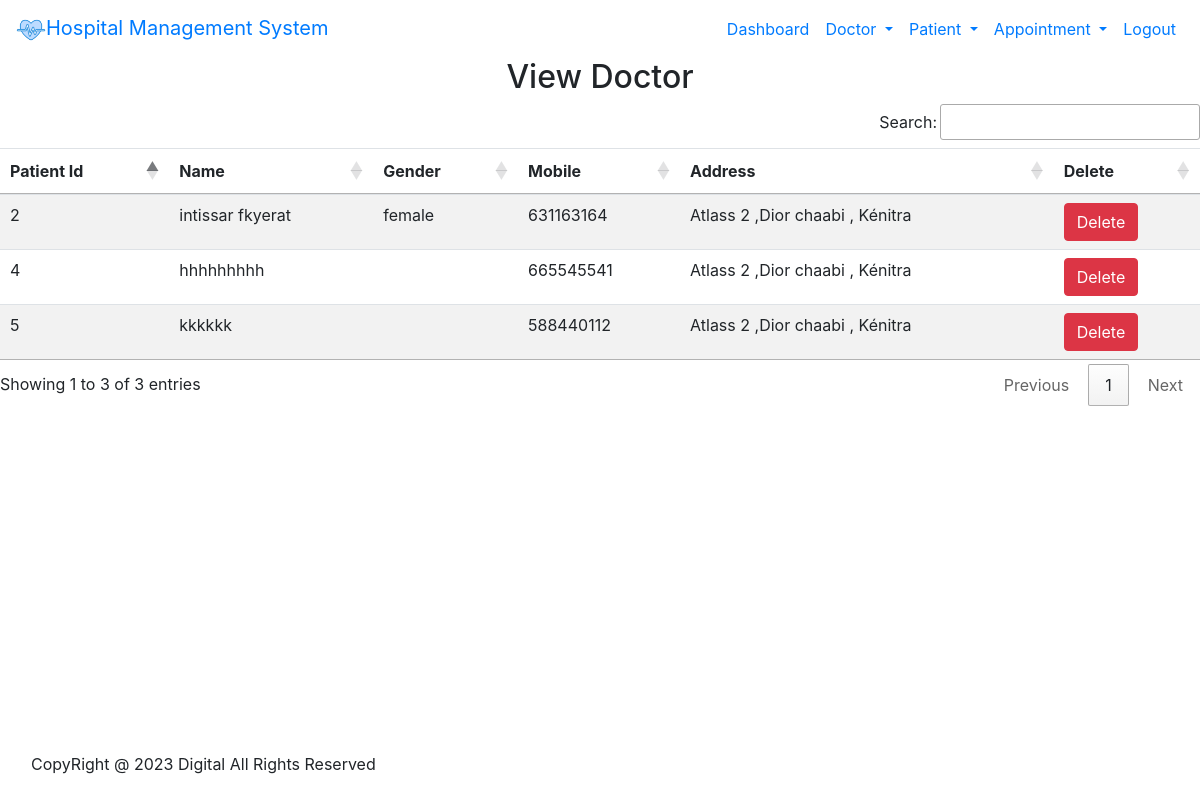
Page /view_patient/ (signed in) on the committed database.
### santé/models.py (models this page shows, shortened)
class Patient(models.Model):
    name = models.CharField(max_length=50)
    gender = models.CharField(max_length=50)
    mobile = models.IntegerField()
    address = models.TextField()

### santé/views.py (the view)
# urls.py: path('view_patient/', views.view_patient, name='view_patient'),
def view_patient(request):
    if not request.user.is_staff:
        return redirect('login')
    pat = Patient.objects.all()
    d = {'pat': pat}
    return render(request,'view_patient.html',d)

### template/view_patient.html
{% include 'base.html' %}
{% load static %}
{% include 'nav.html' %}
{% include 'footer.html' %}
<div>
    <h2 class="text-center">View Doctor</h2>
    <table id="example" class="table table-striped">
        <thead>
        <tr>
            <th>Patient Id</th>
            <th>Name</th>
            <th>Gender</th>
            <th>Mobile</th>
            <th>Address</th>
            <th>Delete</th>
        </tr>
        </thead>
        <tbody>
          {% for i in pat %}
          <tr>
              <td>{{i.id}}</td>
              <td>{{i.name}}</td>
              <td>{{i.gender}}</td>
              <td>{{i.mobile}}</td>
               <td>{{i.address}}</td>
              <td><a href="{% url 'delete_patient' i.id %}" onclick="return confirm('Are you sure you want to delete ?')" class="btn btn-danger" >Delete</a></td>
          </tr>
          {% endfor %}
        </tbody>
    </table>
</div>

### rows in the picture
Patient: id "2", name "intissar fkyerat", gender "female", mobile "631163164", address "Atlass 2 ,Dior chaabi , Kénitra"
Patient: id "4", name "hhhhhhhhh", mobile "665545541", address "Atlass 2 ,Dior chaabi , Kénitra"
Patient: id "5", name "kkkkkk", mobile "588440112", address "Atlass 2 ,Dior chaabi , Kénitra"
